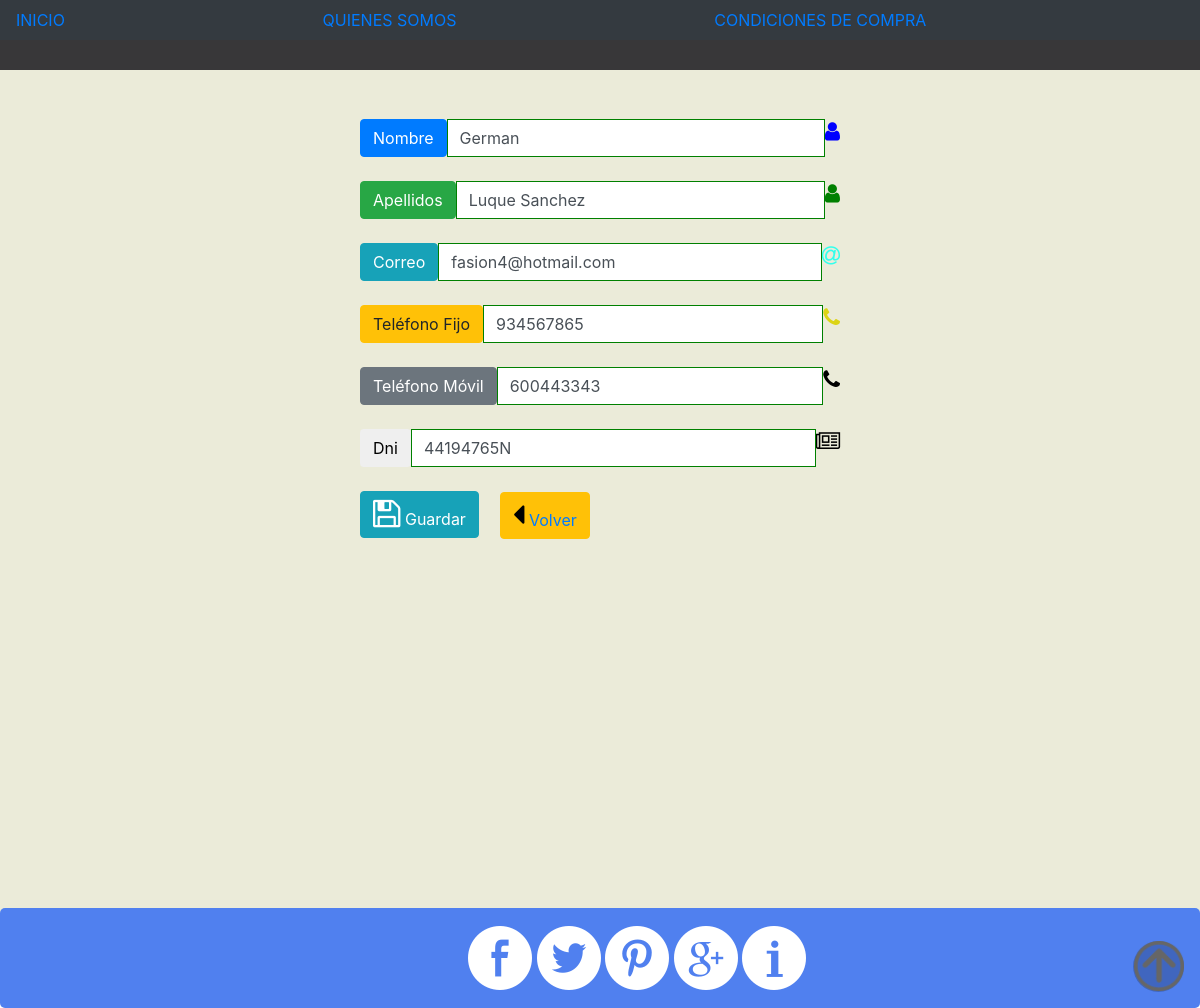
The app's page /administradormodificar.php?id=2 (signed in) with its own data.
### tables this page shows
CREATE TABLE IF NOT EXISTS `tbl_usuario` (
  `id_usu` int(11) NOT NULL,
  `usu_mail` varchar(50) NOT NULL,
  `usu_nivel` varchar(20) NOT NULL,
  `usu_nombre` varchar(25) NOT NULL,
  `usu_password` varchar(50) NOT NULL,
  `usu_apellido` varchar(25) NOT NULL,
  `usu_actiu` int(1) NOT NULL,
  `img` varchar(10) NOT NULL,
  `telefono` int(10) NOT NULL,
  `dni` varchar(25) NOT NULL,
  `telefonofijo` int(10) NOT NULL
);

### administradormodificar.php (the view, shortened to what this page needs)
<!DOCTYPE html>
<html>
	<head>
		<link rel="stylesheet" type="text/css" href="css/estilo7.css" media="screen">
    	<link rel="stylesheet" href="https://maxcdn.bootstrapcdn.com/bootstrap/4.0.0-beta.2/css/bootstrap.min.css">
    </head>
	<body>
		<?php include('headeradministrador.php');
		?>
		<section>
			<article>
				<?php
					$con = mysqli_connect('localhost','root', '','montse');
					$sql = "SELECT * FROM tbl_usuario WHERE id_usu=$_REQUEST[id]";
					$datos = mysqli_query($con, $sql);
					if(mysqli_num_rows($datos)>0){
					$prod=mysqli_fetch_array($datos);
				?>
					<form name="f1" action="administradormodificar.proc.php" method="post">
						<div class="input-group">
							      <span class="input-group-btn">
							         <button class="btn btn-primary" type="button">Nombre</button>
							      </span>
							      <input type="text" name="nombre" pattern="[a-zA-ZàáâäãåąčćęèéêëėįìíîïłńòóôöõøùúûüųūÿýżźñçčšžÀÁÂÄÃÅĄĆČĖĘÈÉÊËÌÍÎÏĮŁŃÒÓÔÖÕØÙÚÛÜŲŪŸÝŻŹÑßÇŒÆČŠŽ∂ð ,.'-]{2,48}" required class="form-control" placeholder="" value="<?php echo $prod['usu_nombre']; ?>"/>
							      <span class="input-group-addon">
							      	<span class="fa fa-user fa-lg" style="color: blue;"></span>
							      </span>
						</div>
						<div class="input-group">
							      <span class="input-group-btn">
							         <button class="btn btn-success" type="button">Apellidos</button>
							      </span>
							      <input type="text" name="apellido" pattern="[a-zA-ZàáâäãåąčćęèéêëėįìíîïłńòóôöõøùúûüųūÿýżźñçčšžÀÁÂÄÃÅĄĆČĖĘÈÉÊËÌÍÎÏĮŁŃÒÓÔÖÕØÙÚÛÜŲŪŸÝŻŹÑßÇŒÆČŠŽ∂ð ,.'-]{2,64}" required class="form-control" placeholder="" value="<?php echo $prod['usu_apellido']; ?>"/>
							      	<span class="input-group-addon">
							        	 <span class="fa fa-user fa-lg" style="color: green;"></span>
							      	</span>
						</div>
						<div class="input-group">
							<span class="input-group-btn">
							    <button class="btn btn-info" type="button">Correo</button>
							</span>
							<input type="text" name="mail" required class="form-control" pattern="^[a-zA-Z0-9.!#$%&'*+/=?^_`{|}~-]+@[a-zA-Z0-9-]+(?:\.[a-zA-Z0-9-]+)*$" placeholder="" value="<?php echo $prod['usu_mail']; ?>"/>
							<span class="input-group-addon">
							   <span class="fa fa-at fa-lg" style="color: #33FFEC;"></span>
							</span>
						</div>
						<div class="input-group">
					      <span class="input-group-btn">
					         <button class="btn btn-warning" type="button">Teléfono Fijo</button>
					      </span>
					      <input type="text" name="telefonofi" pattern="^[9|8|7|6]\d{8}$" required class="form-control" placeholder="" value="<?php echo $prod['telefonofijo']; ?>"/>
					      	<span class="input-group-addon">
					        	<span class="fa fa-phone fa-lg" style="color: #DCD415;"></span>
					      	</span>
					    </div>
						<div class="input-group">
							<span class="input-group-btn">
							    <button class="btn btn-secondary" type="button">Teléfono Móvil</button>
							</span>
							<input type="text" name="telefonomov" pattern="^[9|8|7|6]\d{8}$" required class="form-control" placeholder="" value="<?php echo $prod['telefono']; ?>"/>
							<span class="input-group-addon">
							    <span class="fa fa-phone fa-lg" style="color: black;"></span>
							</span>
						</div>
						<div class="input-group">
							<span class="input-group-btn">
							   <button class="btn btn-default" type="button">Dni</button>
							</span>
							<input type="text" name="dnii" pattern="(([X-Z]{1})([-]?)(\d{7})([-]?)([A-Z]{1}))|((\d{8})([-]?)([A-Z]{1}))" required class="form-control" placeholder="" value="<?php echo $prod['dni']; ?>"/>
							<span class="input-group-addon">
								<span class="fa fa-newspaper-o fa-lg" style="color: black;"></span>
							</span>
						</div>
						<button type="submit" class="btn btn-info btn-xs" value="Guardar">
					        <span class="fa fa-floppy-o fa-2x" style="color: white;"></span> Guardar
					    </button>
						</form>
						<?php
							} else {
							echo "tbl_usuario con id=$_REQUEST[id] no encontrado!";
									}
						?>
						<button type="button" class="btn btn-warning btn-xs" onclick="window.location.href='administrador.php'" style="margin-left: 140px; margin-top: -168px;">
					       <span class="fa fa-caret-left fa-2x" style="color: black;"></span>
					       <a href="administrador.php">Volver</a>
					    </button>
			</article>
		</section>
		<footer>
			<?php
				include "footer.php";
			?>
		</footer>
	    <link rel="stylesheet" href="https://maxcdn.bootstrapcdn.com/font-awesome/4.5.0/css/font-awesome.min.css">
	</body>
</html>

### css/estilo7.css (style rules this page uses)
section { background-color: #EBEBD9; margin:0 auto; margin-top: -45px; width: 100%; height: 900px; padding-top: 0px; }
article { margin: 0 auto; width: 40%; height: 840px; padding-top: 70px; }
input:valid { border: 1px solid green; }
input:required:valid { border: 1px solid green; }

### records on screen
tbl_usuario: nombre "German", apellido "Luque Sanchez", mail "fasion4@hotmail.com", telefonofi "934567865", telefonomov "600443343", dnii "44194765N"
